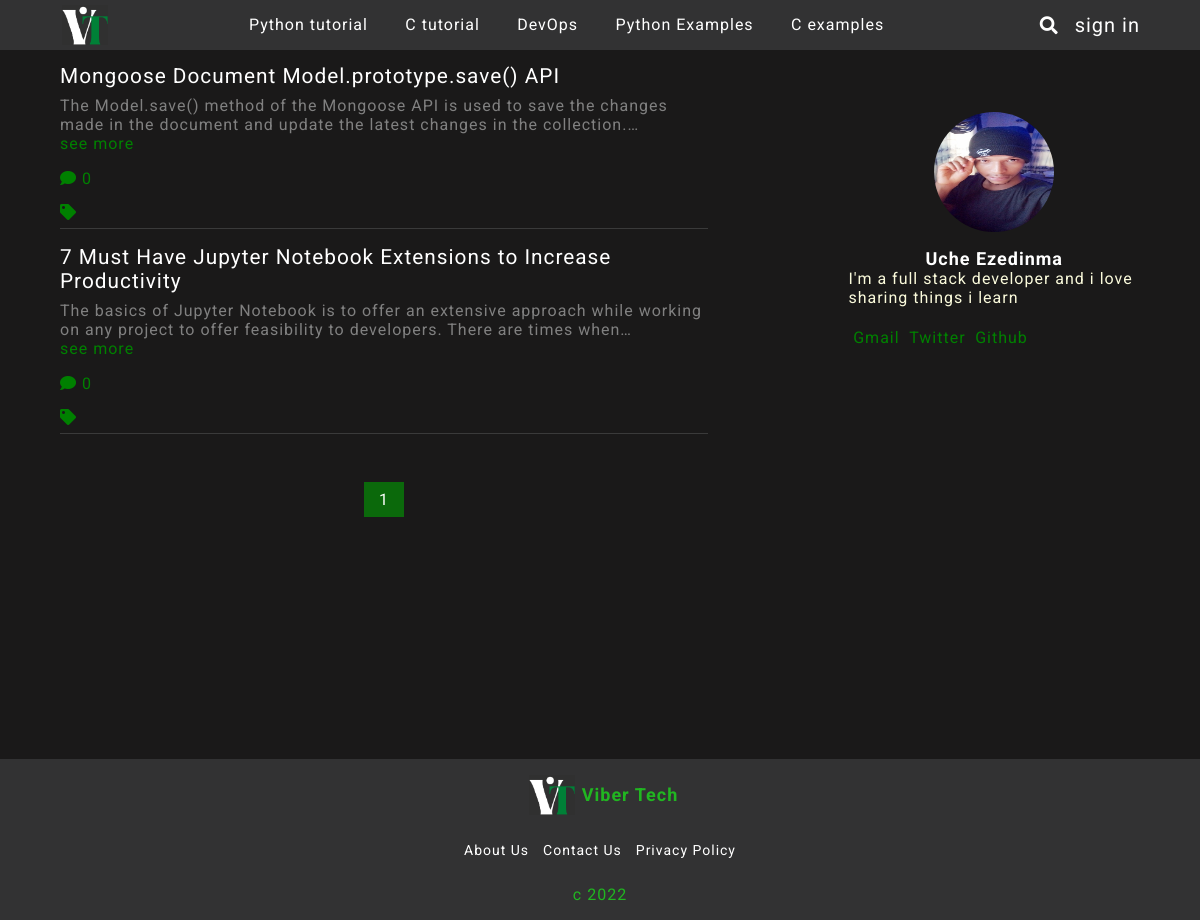
Page /category/c-tutorial on the committed database.
### blog/models.py (models this page shows, shortened)
class Section(models.Model):
    name = models.CharField(max_length=255)
    slug = AutoSlugField(populate_from= 'name',  unique=True, null=True)

class Post(models.Model):
    title = models.CharField(max_length = 500)
    body = RichTextUploadingField()
    author = models.ForeignKey(User, on_delete = models.CASCADE)
    likes = models.ManyToManyField(User, default=None,  related_name="like")
    updated = models.DateTimeField(auto_now = True)
    image = models.ImageField(upload_to = "media/img")
    created = models.DateTimeField(auto_now_add = True)
    status = models.IntegerField(choices=STATUS, default=0)
    category = models.ForeignKey(Section, on_delete=models.CASCADE, blank=True, null=True)
    recommend = models.BooleanField(default=False)
    tags = TaggableManager()
    def num_comments(self):
        return self.comment_set.all().count()
    def like(self, user):
        if user in self.likes.all():
          self.likes.remove(user)
        else:
          self.likes.add(user)
        self.save

### blog/views.py (the view)
# urls.py: path('category/<slug>', CategoryPage, name='section'),
def CategoryPage(request, slug):
    cats = Section.objects.all()
    posts = Post.objects.filter(category__slug=slug)
    paginator = Paginator(posts, 3)
    page = request.GET.get('page')
    posts = paginator.get_page(page)
    return render(request, 'post/section.html', {'posts':posts, 'cats':cats})

### blog/templatetags/cat_menu.py (called while the page is built)
@register.simple_tag
def get_cats():
        return Section.objects.all()

@register.simple_tag
def get_3cats():
        return Section.objects.all()[:3]

### blog/templates/post/section.html (shortened to what this page needs)
{% extends 'base.html' %}
{% load socialaccount %}
{% load static %}
{% block content %}
<div class="posts-about">
	<div class="container">
	<div class="posts">
		{% for post in posts %}
		<div class="post-container">
			<div class="post-title"><a href="{% url 'content' post.id %}">{{post.title}}</a></div>
			<div class="post-body">{{post.body|safe|truncatechars:200}}<span class="color-green"><a href="{% url 'content' post.id %}">see more</a></span></div>
			<div class='action-btns'>
				<i class='fas'>&#xf075;</i> <span>{{post.num_comments}}</span>
			</div>
			<div class='tags'>
				<i class="fas fa-tag"></i>
			</div>
		</div>
		{% endfor %}
		<div class="paginator">
			{% for num in posts.paginator.page_range %}
			{% if posts.number == num %}
			<div class="c-num"><a href="">{{num}}</a></div>
			{% elif num > posts.number|add:'-3' and num < posts.number|add:'3' %}
			<div class="num"><a href="?page={{num}}">{{num}}</a></div>
			{% endif %}
			{% endfor %}
		</div>
	</div>
	<div class="author-rcm">
		<div class="about-author">
			<img src="{% static '/img/vix.jpeg' %}">
			<div class="author">
				<p class="author-name">Uche Ezedinma</p>
				<p>I'm a full stack developer and i love sharing things i learn</p>
				<div class="social">
					<a href="">Gmail</a>
					<a href="">Twitter</a>
					<a href="">Github</a>
				</div>
			</div>
		</div>
	</div>
</div>
</div>
{% endblock content %}

### blog/templates/base.html (shortened to what this page needs)
{% load static %}
{% load socialaccount %}
{% load cat_menu %}
{% get_cats as categories %}
{% get_3cats as three_categories %}
<!DOCTYPE html>
<html>
<head>
	<link rel="stylesheet" href="{% static 'css/style.css' %}">
	<link rel="stylesheet" href="https://use.fontawesome.com/releases/v5.5.0/css/all.css"
>
	<link rel="stylesheet"
		href="https://maxst.icons8.com/vue-static/landings/line-awesome/line-awesome/1.3.0/css/line-awesome.min.css">
</head>
<body>
	<header>
		<div class="container">
			<div class="head-menu">
				<div class="head-icon">
					<a href="{% url 'home' %}"><img src="{% static '/img/Tc.png' %}"></a>
				</div>
				<div class="big-screen-nav">
					{% for cat in categories %}
					<a href="{% url 'section' cat.slug %}">{{cat.name}}</a>
					{% endfor %}
				</div>
				<div class="search-icon">
					<i class="fa fa-search search-btn" > </i>
                                        <div class="dsign">
					{% if user.is_authenticated %}
					<a href="{% url 'logout' %}"><span class="logout-btn">sign out</span></a>
					{% else %}
					<a><span class="login-btn">sign in</span></a>
					{% endif %}
				        </div>
				</div>
			</div>
		</div>
	</header>
	{% block content %}
	{% endblock %}
	<div class="rsign">
		<a><span class="login-btn">sign in</span></a>
	</div>
	<footer>
		<div class="footer-logo">
			<img src="{% static '/img/Tc.png' %}">
			<h2>Viber Tech</h2>
		</div>
		<div class="company">
			<div class="abt">
				<a href="">About Us</a>
				<a href="">Contact Us</a>
				<a href="">Privacy Policy</a>
			</div>
		</div>
		<p>c {% now "Y" %}</p>
	</footer>
</body>
</html>

### static/css/style.css (style rules this page uses)
body { background: rgb(26, 25, 25); color: #fff; position: relative; min-height: 100%; font-family: 'Roboto', sans-serif; letter-spacing: 1px; }
.container { width: 90%; }
* { padding: 0; margin: 0; }
header { width: 100%; display: flex; justify-content: center; align-items: center; position: fixed; background: #323233; top: 0; left: 0; z-index: 1; }
.head-menu { width: 100%; padding: 0.3em 0; display: flex; justify-content: space-between; align-items: center; margin: auto }
.big-screen-nav { display: flex; justify-content: space-between; align-items: center; width: 60%; }
.big-screen-nav a { color: #fff; margin-right: 0.8em; text-decoration: none; font-size: 1em; }
.head-icon { width: 15%; text-align: left; }
.head-icon img { width: 50px; height: 100%; object-fit: contain; }
.head-icon a { display: block; justify-content: flex-start; align-items: flex-start; float: left; width: 100%; height: 40px; color: rgb(33, 182, 33); text-decoration: none; }
.search-icon { display: flex; justify-content: flex-end; align-items: center; width: 20%; text-align: right; position: relative; }
.search-icon i { font-size: 18px; }
.search-icon a { text-decoration: none; font-size: 20px; margin-left: 0.8em; color: #fff; }
.posts-about { width: 100%; display: flex; justify-content: center; align-items: center; margin-top: 3em; margin-bottom: 8em; padding-bottom: 5em; }
.posts-about .container { display: flex; justify-content: space-between; align-items: flex-start; }
.posts { width: 60%; display: flex; flex-direction: column; align-items:center; justify-content: center; }
.post-container { width: 100%; display: flex; flex-direction: column; justify-content: flex-start; align-items: flex-start; border-bottom: 1px solid rgb(58, 58, 58); margin-top: 1em; }
.post-title { width: 100%; font-size: 1.3em; }
.post-title a { text-decoration: none; color: #fff; }
.post-body { width: 100%; color: grey; margin-bottom: 1em; margin-top: 0.5em; }
.color-green a { color: green; text-decoration: none; }
.action-btns { color: green; margin-bottom: 0.5em; }
.tags { display: flex; align-items: center; color: green; margin: 0.5em 0; }
.author-rcm { width: 27%; margin-top: 3em; }
.about-author { display: block; width: 100%; }
.about-author img { width: 120px; height: 120px; border-radius: 50%; display: flex; margin: 1em auto; }
.author { color: rgb(250, 250, 219); }
.author-name { text-align: center; font-weight: bold; font-size: 18px; color: #fff; }
.social { display: flex; margin-top: 1em; }
.social a { text-decoration: none; color: green; margin: 0.3em; }
.paginator { width: 70%; display: flex; justify-content: center; align-items: center; margin: 3em 0; }
.c-num { width: 40px; margin: 0 0.3em; background:rgb(11, 105, 11); color: white; text-align: center; }
.c-num a { text-decoration: none; color: #fff; width: 100%; display: flex; text-align: center; justify-content: center; padding: 8px 0; }
footer { width: 100%; background: #323233; text-align: center; color:rgb(33, 182, 33); padding: 1em 0; position: absolute; bottom: -8em; }
.footer-logo { display: flex; align-items: center; justify-content: center; }
.footer-logo img { width: 60px; height: 40px; object-fit: contain; }
.footer-logo h2 { font-size: 18px; }
footer p { margin-top: 1em; }
.company { width: 100%; display: flex; flex-direction: column; justify-content: center; align-items: center; margin-top: 1em; }
.abt { display: flex; margin: 0.7em 0; }
.abt a { text-decoration: none; color: #fff; margin: 0 0.5em; font-size: 14px; }

### rows in the picture
Section: name "Python tutorial"
Section: name "C tutorial"
Section: name "DevOps"
Section: name "Python Examples"
Section: name "C examples"
Post: title "Mongoose Document Model.prototype.save() API", body "The Model.save() method of the Mongoose API is used to save the changes made in the document and update the latest changes in the collection.…", num_comments "0"
Post: title "7 Must Have Jupyter Notebook Extensions to Increase Productivity", body "The basics of Jupyter Notebook is to offer an extensive approach while working on any project to offer feasibility to developers. There are times when…", num_comments "0"

### other values in the picture
{{ num }} "1"
